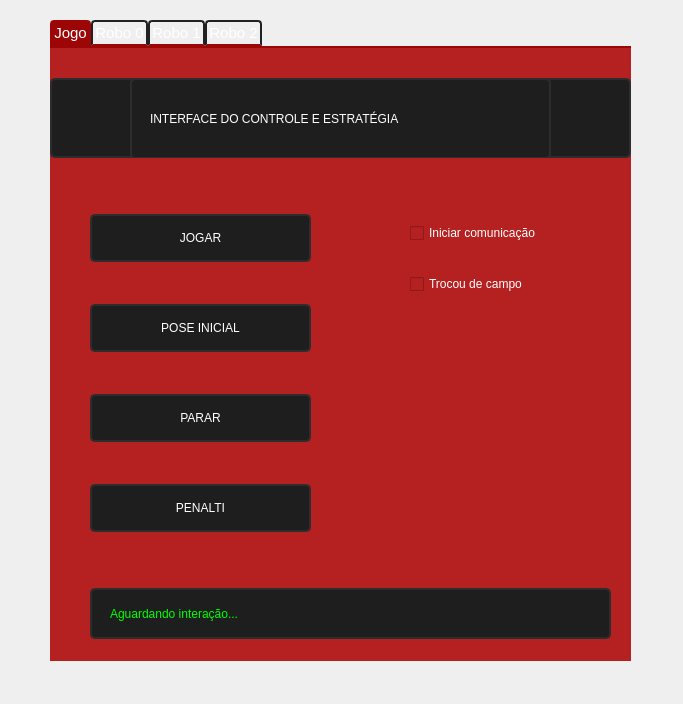
<?xml version="1.0" encoding="UTF-8"?>
<ui version="4.0">
 <class>MainWindow</class>
 <widget class="QMainWindow" name="MainWindow">
  <property name="geometry">
   <rect>
    <x>0</x>
    <y>0</y>
    <width>683</width>
    <height>704</height>
   </rect>
  </property>
  <property name="windowTitle">
   <string>MainWindow</string>
  </property>
  <property name="styleSheet">
   <string notr="true"/>
  </property>
  <widget class="QWidget" name="centralwidget">
   <widget class="QTabWidget" name="tabWidget">
    <property name="geometry">
     <rect>
      <x>50</x>
      <y>20</y>
      <width>581</width>
      <height>641</height>
     </rect>
    </property>
    <property name="font">
     <font>
      <pointsize>11</pointsize>
     </font>
    </property>
    <property name="styleSheet">
     <string notr="true">
QTabWidget::pane { /* The tab widget frame */
    border-top: 2px solid #9c0606;
    position: absolute;
    top: -0.5em;
}

QTabWidget::tab-bar {
    alignment: center;
}

/* Style the tab using the tab sub-control. Note that
    it reads QTabBar _not_ QTabWidget */
QTabBar::tab {
    background: qlineargradient(x1: 0, y1: 0, x2: 0, y2: 1,
                                stop: 0 #212121, stop: 0.4 #2d2d2d,
                                stop: 0.5 #2d2d2d, stop: 1.0 #212121);
    border: 2px solid #212121;
    border-bottom-color: #9c0606; /* same as the pane color */
    border-top-left-radius: 4px;
    border-top-right-radius: 4px;
    min-width: 8ex;
    padding: 2px;
	color: rgb(255, 255, 255);
}

QTabBar::tab:selected, QTabBar::tab:hover {
    background: #9c0606;
    border: 2px solid #9c0606;
}

QTabBar::tab:selected {
    border-color: #9c0606;
    border-bottom-color: #9c0606; /* same as pane color */
}</string>
    </property>
    <property name="tabPosition">
     <enum>QTabWidget::North</enum>
    </property>
    <property name="currentIndex">
     <number>0</number>
    </property>
    <property name="elideMode">
     <enum>Qt::ElideMiddle</enum>
    </property>
    <widget class="QWidget" name="Jogo">
     <property name="styleSheet">
      <string notr="true">background-color:rgb(181, 33, 33);
color:white;</string>
     </property>
     <attribute name="title">
      <string>Jogo</string>
     </attribute>
     <widget class="QWidget" name="gridLayoutWidget_7">
      <property name="geometry">
       <rect>
        <x>40</x>
        <y>130</y>
        <width>221</width>
        <height>391</height>
       </rect>
      </property>
      <layout class="QGridLayout" name="gridLayout_7">
       <item row="3" column="0">
        <widget class="QPushButton" name="btn_Penalti">
         <property name="styleSheet">
          <string notr="true">QPushButton{
border: 2px solid rgb(45,45,45);
border-radius:5px;
padding:15px;
background-color:rgb(30,30,30)

}
QPushButton:hover{
border: 2px solid rgb(255, 28, 28);
}
</string>
         </property>
         <property name="text">
          <string>PENALTI</string>
         </property>
        </widget>
       </item>
       <item row="0" column="0">
        <widget class="QPushButton" name="btn_Jogar">
         <property name="styleSheet">
          <string notr="true">QPushButton{
border: 2px solid rgb(45,45,45);
border-radius:5px;
padding:15px;
background-color:rgb(30,30,30)

}
QPushButton:hover{
border: 2px solid rgb(255, 28, 28);
}
</string>
         </property>
         <property name="text">
          <string>JOGAR</string>
         </property>
        </widget>
       </item>
       <item row="1" column="0">
        <widget class="QPushButton" name="btn_Pose">
         <property name="styleSheet">
          <string notr="true">QPushButton{
border: 2px solid rgb(45,45,45);
border-radius:5px;
padding:15px;
background-color:rgb(30,30,30)

}
QPushButton:hover{
border: 2px solid rgb(255, 28, 28);
}
</string>
         </property>
         <property name="text">
          <string>POSE INICIAL</string>
         </property>
        </widget>
       </item>
       <item row="2" column="0">
        <widget class="QPushButton" name="btn_Parar">
         <property name="styleSheet">
          <string notr="true">QPushButton{
border: 2px solid rgb(45,45,45);
border-radius:5px;
padding:15px;
background-color:rgb(30,30,30)

}
QPushButton:hover{
border: 2px solid rgb(255, 28, 28);
}
</string>
         </property>
         <property name="text">
          <string>PARAR</string>
         </property>
        </widget>
       </item>
      </layout>
     </widget>
     <widget class="QWidget" name="verticalLayoutWidget">
      <property name="geometry">
       <rect>
        <x>360</x>
        <y>150</y>
        <width>160</width>
        <height>121</height>
       </rect>
      </property>
      <layout class="QVBoxLayout" name="verticalLayout">
       <item>
        <widget class="QCheckBox" name="check_Comunicar">
         <property name="text">
          <string>Iniciar comunicação</string>
         </property>
        </widget>
       </item>
       <item>
        <widget class="QCheckBox" name="check_Trocoucampo">
         <property name="text">
          <string>Trocou de campo</string>
         </property>
        </widget>
       </item>
      </layout>
     </widget>
     <widget class="QFrame" name="frame">
      <property name="geometry">
       <rect>
        <x>0</x>
        <y>30</y>
        <width>581</width>
        <height>80</height>
       </rect>
      </property>
      <property name="styleSheet">
       <string notr="true">border: 2px solid rgb(45,45,45);
border-radius:5px;
padding:15px;
background-color:rgb(30,30,30)</string>
      </property>
      <property name="frameShape">
       <enum>QFrame::StyledPanel</enum>
      </property>
      <property name="frameShadow">
       <enum>QFrame::Raised</enum>
      </property>
      <widget class="QLabel" name="label_13">
       <property name="geometry">
        <rect>
         <x>80</x>
         <y>0</y>
         <width>421</width>
         <height>81</height>
        </rect>
       </property>
       <property name="styleSheet">
        <string notr="true">font: 75 14pt &quot;MS Shell Dlg 2&quot;;</string>
       </property>
       <property name="text">
        <string>INTERFACE DO CONTROLE E ESTRATÉGIA</string>
       </property>
      </widget>
     </widget>
     <widget class="QLabel" name="Log">
      <property name="geometry">
       <rect>
        <x>40</x>
        <y>540</y>
        <width>521</width>
        <height>51</height>
       </rect>
      </property>
      <property name="styleSheet">
       <string notr="true">border: 2px solid rgb(45,45,45);
border-radius:5px;
padding:15px;
background-color:rgb(30,30,30);
color: rgb(0, 255, 0);</string>
      </property>
      <property name="text">
       <string>Aguardando interação...</string>
      </property>
     </widget>
    </widget>
    <widget class="QWidget" name="Robo0">
     <property name="styleSheet">
      <string notr="true">background-color:rgb(181, 33, 33);
color:white;</string>
     </property>
     <attribute name="title">
      <string>Robo 0</string>
     </attribute>
     <widget class="QWidget" name="verticalLayoutWidget_6">
      <property name="geometry">
       <rect>
        <x>10</x>
        <y>10</y>
        <width>160</width>
        <height>208</height>
       </rect>
      </property>
      <layout class="QVBoxLayout" name="verticalLayout_6">
       <item>
        <widget class="QLabel" name="label_40">
         <property name="styleSheet">
          <string notr="true">border: 2px solid rgb(45,45,45);
border-radius:5px;
padding:15px;
background-color:rgb(30,30,30);</string>
         </property>
         <property name="text">
          <string>INTERFACE ROBÔ 0</string>
         </property>
        </widget>
       </item>
       <item>
        <widget class="QLabel" name="label_41">
         <property name="styleSheet">
          <string notr="true">border: 2px solid rgb(45,45,45);
border-radius:5px;
padding:15px;
background-color:rgb(30,30,30);</string>
         </property>
         <property name="text">
          <string>Cor: Verde</string>
         </property>
        </widget>
       </item>
       <item>
        <widget class="QLabel" name="label_42">
         <property name="styleSheet">
          <string notr="true">border: 2px solid rgb(45,45,45);
border-radius:5px;
padding:15px;
background-color:rgb(30,30,30);</string>
         </property>
         <property name="text">
          <string>Função:Goleiro</string>
         </property>
        </widget>
       </item>
       <item>
        <widget class="QLabel" name="label_43">
         <property name="styleSheet">
          <string notr="true">border: 2px solid rgb(45,45,45);
border-radius:5px;
padding:15px;
background-color:rgb(30,30,30);</string>
         </property>
         <property name="text">
          <string>Código PIC: @</string>
         </property>
        </widget>
       </item>
      </layout>
     </widget>
     <widget class="QFrame" name="frame_4">
      <property name="geometry">
       <rect>
        <x>380</x>
        <y>10</y>
        <width>191</width>
        <height>61</height>
       </rect>
      </property>
      <property name="styleSheet">
       <string notr="true">border: 2px solid rgb(45,45,45);
border-radius:2px;
background-color:rgb(30,30,30);</string>
      </property>
      <property name="frameShape">
       <enum>QFrame::StyledPanel</enum>
      </property>
      <property name="frameShadow">
       <enum>QFrame::Raised</enum>
      </property>
      <widget class="QProgressBar" name="BAT_R0">
       <property name="geometry">
        <rect>
         <x>40</x>
         <y>30</y>
         <width>118</width>
         <height>23</height>
        </rect>
       </property>
       <property name="styleSheet">
        <string notr="true">
QProgressBar {
    border: 2px solid rgb(45,45,45);
    border-radius: 5px;
    text-align: center;
}

QProgressBar::chunk {
    background-color: #5dfc60;
    width: 20px;
}
	padding:4px;</string>
       </property>
       <property name="value">
        <number>24</number>
       </property>
       <property name="orientation">
        <enum>Qt::Horizontal</enum>
       </property>
       <property name="textDirection">
        <enum>QProgressBar::TopToBottom</enum>
       </property>
      </widget>
      <widget class="QLabel" name="label_14">
       <property name="geometry">
        <rect>
         <x>70</x>
         <y>10</y>
         <width>51</width>
         <height>16</height>
        </rect>
       </property>
       <property name="styleSheet">
        <string notr="true">border: 2px solid rgb(30,30,30);
border-radius:5px;
</string>
       </property>
       <property name="text">
        <string>BATERIA</string>
       </property>
      </widget>
     </widget>
     <widget class="QWidget" name="formLayoutWidget_5">
      <property name="geometry">
       <rect>
        <x>20</x>
        <y>250</y>
        <width>287</width>
        <height>191</height>
       </rect>
      </property>
      <layout class="QFormLayout" name="formLayout_5"/>
     </widget>
     <widget class="QWidget" name="formLayoutWidget_6">
      <property name="geometry">
       <rect>
        <x>310</x>
        <y>250</y>
        <width>255</width>
        <height>191</height>
       </rect>
      </property>
      <layout class="QFormLayout" name="formLayout_6"/>
     </widget>
     <widget class="QWidget" name="gridLayoutWidget_10">
      <property name="geometry">
       <rect>
        <x>80</x>
        <y>460</y>
        <width>231</width>
        <height>131</height>
       </rect>
      </property>
      <layout class="QGridLayout" name="gridLayout_11">
       <item row="0" column="0">
        <widget class="QLabel" name="label_50">
         <property name="styleSheet">
          <string notr="true">border: 2px solid #960303;
border-radius:5px;
padding:15px;
background-color:#9c0606;</string>
         </property>
         <property name="text">
          <string>VELOCIDADE RODA DIREITA</string>
         </property>
        </widget>
       </item>
       <item row="1" column="0">
        <widget class="QLabel" name="label_51">
         <property name="styleSheet">
          <string notr="true">border: 2px solid #960303;
border-radius:5px;
padding:15px;
background-color:#9c0606;</string>
         </property>
         <property name="text">
          <string>VELOCIDADE RODA ESQUERDA</string>
         </property>
        </widget>
       </item>
      </layout>
     </widget>
     <widget class="QWidget" name="gridLayoutWidget_11">
      <property name="geometry">
       <rect>
        <x>330</x>
        <y>460</y>
        <width>171</width>
        <height>131</height>
       </rect>
      </property>
      <layout class="QGridLayout" name="gridLayout_12">
       <item row="2" column="0">
        <widget class="QLCDNumber" name="LCDE_R0">
         <property name="styleSheet">
          <string notr="true">border: 2px solid rgb(45,45,45);
border-radius:5px;
padding:15px;
background-color:rgb(30,30,30);</string>
         </property>
         <property name="frameShape">
          <enum>QFrame::Panel</enum>
         </property>
         <property name="frameShadow">
          <enum>QFrame::Raised</enum>
         </property>
         <property name="smallDecimalPoint">
          <bool>true</bool>
         </property>
         <property name="segmentStyle">
          <enum>QLCDNumber::Flat</enum>
         </property>
        </widget>
       </item>
       <item row="1" column="0">
        <widget class="QLCDNumber" name="LCDD_R0">
         <property name="styleSheet">
          <string notr="true">border: 2px solid rgb(45,45,45);
border-radius:5px;
padding:15px;
background-color:rgb(30,30,30);</string>
         </property>
         <property name="frameShape">
          <enum>QFrame::Panel</enum>
         </property>
         <property name="smallDecimalPoint">
          <bool>true</bool>
         </property>
         <property name="segmentStyle">
          <enum>QLCDNumber::Flat</enum>
         </property>
        </widget>
       </item>
      </layout>
     </widget>
    </widget>
    <widget class="QWidget" name="Robo2">
     <property name="styleSheet">
      <string notr="true">background-color:rgb(181, 33, 33);
color:white;</string>
     </property>
     <attribute name="title">
      <string>Robo 1</string>
     </attribute>
     <widget class="QWidget" name="verticalLayoutWidget_5">
      <property name="geometry">
       <rect>
        <x>10</x>
        <y>10</y>
        <width>160</width>
        <height>208</height>
       </rect>
      </property>
      <layout class="QVBoxLayout" name="verticalLayout_5">
       <item>
        <widget class="QLabel" name="label_17">
         <property name="styleSheet">
          <string notr="true">border: 2px solid rgb(45,45,45);
border-radius:5px;
padding:15px;
background-color:rgb(30,30,30);</string>
         </property>
         <property name="text">
          <string>INTERFACE ROBÔ 1</string>
         </property>
        </widget>
       </item>
       <item>
        <widget class="QLabel" name="label_29">
         <property name="styleSheet">
          <string notr="true">border: 2px solid rgb(45,45,45);
border-radius:5px;
padding:15px;
background-color:rgb(30,30,30);</string>
         </property>
         <property name="text">
          <string>Cor: Vermelho</string>
         </property>
        </widget>
       </item>
       <item>
        <widget class="QLabel" name="label_30">
         <property name="styleSheet">
          <string notr="true">border: 2px solid rgb(45,45,45);
border-radius:5px;
padding:15px;
background-color:rgb(30,30,30);</string>
         </property>
         <property name="text">
          <string>Função:Zagueiro</string>
         </property>
        </widget>
       </item>
       <item>
        <widget class="QLabel" name="label_31">
         <property name="styleSheet">
          <string notr="true">border: 2px solid rgb(45,45,45);
border-radius:5px;
padding:15px;
background-color:rgb(30,30,30);</string>
         </property>
         <property name="text">
          <string>Código PIC: &amp;</string>
         </property>
        </widget>
       </item>
      </layout>
     </widget>
     <widget class="QFrame" name="frame_3">
      <property name="geometry">
       <rect>
        <x>380</x>
        <y>10</y>
        <width>191</width>
        <height>61</height>
       </rect>
      </property>
      <property name="styleSheet">
       <string notr="true">border: 2px solid rgb(45,45,45);
border-radius:2px;
background-color:rgb(30,30,30);</string>
      </property>
      <property name="frameShape">
       <enum>QFrame::StyledPanel</enum>
      </property>
      <property name="frameShadow">
       <enum>QFrame::Raised</enum>
      </property>
      <widget class="QProgressBar" name="BAT_R1">
       <property name="geometry">
        <rect>
         <x>40</x>
         <y>30</y>
         <width>118</width>
         <height>23</height>
        </rect>
       </property>
       <property name="styleSheet">
        <string notr="true">
QProgressBar {
    border: 2px solid rgb(45,45,45);
    border-radius: 5px;
    text-align: center;
}

QProgressBar::chunk {
    background-color: #f03535;
    width: 20px;
}
	padding:4px;</string>
       </property>
       <property name="value">
        <number>24</number>
       </property>
       <property name="orientation">
        <enum>Qt::Horizontal</enum>
       </property>
       <property name="textDirection">
        <enum>QProgressBar::TopToBottom</enum>
       </property>
      </widget>
      <widget class="QLabel" name="label_11">
       <property name="geometry">
        <rect>
         <x>70</x>
         <y>10</y>
         <width>51</width>
         <height>16</height>
        </rect>
       </property>
       <property name="styleSheet">
        <string notr="true">border: 2px solid rgb(30,30,30);
border-radius:5px;
</string>
       </property>
       <property name="text">
        <string>BATERIA</string>
       </property>
      </widget>
     </widget>
     <widget class="QWidget" name="formLayoutWidget_3">
      <property name="geometry">
       <rect>
        <x>20</x>
        <y>250</y>
        <width>287</width>
        <height>191</height>
       </rect>
      </property>
      <layout class="QFormLayout" name="formLayout_3"/>
     </widget>
     <widget class="QWidget" name="formLayoutWidget_4">
      <property name="geometry">
       <rect>
        <x>310</x>
        <y>250</y>
        <width>255</width>
        <height>217</height>
       </rect>
      </property>
      <layout class="QFormLayout" name="formLayout_4"/>
     </widget>
     <widget class="QWidget" name="gridLayoutWidget_8">
      <property name="geometry">
       <rect>
        <x>80</x>
        <y>460</y>
        <width>231</width>
        <height>131</height>
       </rect>
      </property>
      <layout class="QGridLayout" name="gridLayout_9">
       <item row="0" column="0">
        <widget class="QLabel" name="label_38">
         <property name="styleSheet">
          <string notr="true">border: 2px solid #960303;
border-radius:5px;
padding:15px;
background-color:#9c0606;</string>
         </property>
         <property name="text">
          <string>VELOCIDADE RODA DIREITA</string>
         </property>
        </widget>
       </item>
       <item row="1" column="0">
        <widget class="QLabel" name="label_39">
         <property name="styleSheet">
          <string notr="true">border: 2px solid #960303;
border-radius:5px;
padding:15px;
background-color:#9c0606;</string>
         </property>
         <property name="text">
          <string>VELOCIDADE RODA ESQUERDA</string>
         </property>
        </widget>
       </item>
      </layout>
     </widget>
     <widget class="QWidget" name="gridLayoutWidget_9">
      <property name="geometry">
       <rect>
        <x>330</x>
        <y>460</y>
        <width>171</width>
        <height>131</height>
       </rect>
      </property>
      <layout class="QGridLayout" name="gridLayout_10">
       <item row="2" column="0">
        <widget class="QLCDNumber" name="LCDE_R1">
         <property name="styleSheet">
          <string notr="true">border: 2px solid rgb(45,45,45);
border-radius:5px;
padding:15px;
background-color:rgb(30,30,30);</string>
         </property>
         <property name="frameShape">
          <enum>QFrame::Panel</enum>
         </property>
         <property name="frameShadow">
          <enum>QFrame::Raised</enum>
         </property>
         <property name="smallDecimalPoint">
          <bool>true</bool>
         </property>
         <property name="segmentStyle">
          <enum>QLCDNumber::Flat</enum>
         </property>
        </widget>
       </item>
       <item row="1" column="0">
        <widget class="QLCDNumber" name="LCDD_R1">
         <property name="styleSheet">
          <string notr="true">border: 2px solid rgb(45,45,45);
border-radius:5px;
padding:15px;
background-color:rgb(30,30,30);</string>
         </property>
         <property name="frameShape">
          <enum>QFrame::Panel</enum>
         </property>
         <property name="smallDecimalPoint">
          <bool>true</bool>
         </property>
         <property name="segmentStyle">
          <enum>QLCDNumber::Flat</enum>
         </property>
        </widget>
       </item>
      </layout>
     </widget>
    </widget>
    <widget class="QWidget" name="Robo3">
     <property name="styleSheet">
      <string notr="true">background-color:rgb(181, 33, 33);
color:white;</string>
     </property>
     <attribute name="title">
      <string>Robo 2</string>
     </attribute>
     <widget class="QWidget" name="gridLayoutWidget_5">
      <property name="geometry">
       <rect>
        <x>330</x>
        <y>460</y>
        <width>171</width>
        <height>131</height>
       </rect>
      </property>
      <layout class="QGridLayout" name="gridLayout_5">
       <item row="2" column="0">
        <widget class="QLCDNumber" name="LCDE_R2">
         <property name="styleSheet">
          <string notr="true">border: 2px solid rgb(45,45,45);
border-radius:5px;
padding:15px;
background-color:rgb(30,30,30);</string>
         </property>
         <property name="frameShape">
          <enum>QFrame::Panel</enum>
         </property>
         <property name="frameShadow">
          <enum>QFrame::Raised</enum>
         </property>
         <property name="smallDecimalPoint">
          <bool>true</bool>
         </property>
         <property name="segmentStyle">
          <enum>QLCDNumber::Flat</enum>
         </property>
        </widget>
       </item>
       <item row="1" column="0">
        <widget class="QLCDNumber" name="LCDD_R2">
         <property name="styleSheet">
          <string notr="true">border: 2px solid rgb(45,45,45);
border-radius:5px;
padding:15px;
background-color:rgb(30,30,30);</string>
         </property>
         <property name="frameShape">
          <enum>QFrame::Panel</enum>
         </property>
         <property name="smallDecimalPoint">
          <bool>true</bool>
         </property>
         <property name="segmentStyle">
          <enum>QLCDNumber::Flat</enum>
         </property>
        </widget>
       </item>
      </layout>
     </widget>
     <widget class="QWidget" name="gridLayoutWidget_6">
      <property name="geometry">
       <rect>
        <x>80</x>
        <y>460</y>
        <width>231</width>
        <height>131</height>
       </rect>
      </property>
      <layout class="QGridLayout" name="gridLayout_6">
       <item row="0" column="0">
        <widget class="QLabel" name="label_7">
         <property name="styleSheet">
          <string notr="true">border: 2px solid #960303;
border-radius:5px;
padding:15px;
background-color:#9c0606;</string>
         </property>
         <property name="text">
          <string>VELOCIDADE RODA DIREITA</string>
         </property>
        </widget>
       </item>
       <item row="1" column="0">
        <widget class="QLabel" name="label_8">
         <property name="styleSheet">
          <string notr="true">border: 2px solid #960303;
border-radius:5px;
padding:15px;
background-color:#9c0606;</string>
         </property>
         <property name="text">
          <string>VELOCIDADE RODA ESQUERDA</string>
         </property>
        </widget>
       </item>
      </layout>
     </widget>
     <widget class="QWidget" name="formLayoutWidget">
      <property name="geometry">
       <rect>
        <x>20</x>
        <y>250</y>
        <width>287</width>
        <height>191</height>
       </rect>
      </property>
      <layout class="QFormLayout" name="formLayout"/>
     </widget>
     <widget class="QWidget" name="formLayoutWidget_2">
      <property name="geometry">
       <rect>
        <x>310</x>
        <y>250</y>
        <width>255</width>
        <height>191</height>
       </rect>
      </property>
      <layout class="QFormLayout" name="formLayout_2"/>
     </widget>
     <widget class="QWidget" name="verticalLayoutWidget_4">
      <property name="geometry">
       <rect>
        <x>10</x>
        <y>10</y>
        <width>160</width>
        <height>208</height>
       </rect>
      </property>
      <layout class="QVBoxLayout" name="verticalLayout_4">
       <item>
        <widget class="QLabel" name="label_12">
         <property name="styleSheet">
          <string notr="true">border: 2px solid rgb(45,45,45);
border-radius:5px;
padding:15px;
background-color:rgb(30,30,30);</string>
         </property>
         <property name="text">
          <string>INTERFACE ROBÔ 2</string>
         </property>
        </widget>
       </item>
       <item>
        <widget class="QLabel" name="label_20">
         <property name="styleSheet">
          <string notr="true">border: 2px solid rgb(45,45,45);
border-radius:5px;
padding:15px;
background-color:rgb(30,30,30);</string>
         </property>
         <property name="text">
          <string>Cor: Rosa</string>
         </property>
        </widget>
       </item>
       <item>
        <widget class="QLabel" name="label_21">
         <property name="styleSheet">
          <string notr="true">border: 2px solid rgb(45,45,45);
border-radius:5px;
padding:15px;
background-color:rgb(30,30,30);</string>
         </property>
         <property name="text">
          <string>Função:Atacante</string>
         </property>
        </widget>
       </item>
       <item>
        <widget class="QLabel" name="label_22">
         <property name="styleSheet">
          <string notr="true">border: 2px solid rgb(45,45,45);
border-radius:5px;
padding:15px;
background-color:rgb(30,30,30);</string>
         </property>
         <property name="text">
          <string>Código PIC: !</string>
         </property>
        </widget>
       </item>
      </layout>
     </widget>
     <widget class="QFrame" name="frame_2">
      <property name="geometry">
       <rect>
        <x>380</x>
        <y>10</y>
        <width>191</width>
        <height>61</height>
       </rect>
      </property>
      <property name="styleSheet">
       <string notr="true">border: 2px solid rgb(45,45,45);
border-radius:2px;
background-color:rgb(30,30,30);</string>
      </property>
      <property name="frameShape">
       <enum>QFrame::StyledPanel</enum>
      </property>
      <property name="frameShadow">
       <enum>QFrame::Raised</enum>
      </property>
      <widget class="QProgressBar" name="BAT_R2">
       <property name="geometry">
        <rect>
         <x>40</x>
         <y>30</y>
         <width>118</width>
         <height>23</height>
        </rect>
       </property>
       <property name="styleSheet">
        <string notr="true">
QProgressBar {
    border: 2px solid rgb(45,45,45);
    border-radius: 5px;
    text-align: center;
}

QProgressBar::chunk {
    background-color: #f542e9;
    width: 20px;
}
	padding:4px;</string>
       </property>
       <property name="value">
        <number>24</number>
       </property>
       <property name="orientation">
        <enum>Qt::Horizontal</enum>
       </property>
       <property name="textDirection">
        <enum>QProgressBar::TopToBottom</enum>
       </property>
      </widget>
      <widget class="QLabel" name="label_9">
       <property name="geometry">
        <rect>
         <x>70</x>
         <y>10</y>
         <width>51</width>
         <height>16</height>
        </rect>
       </property>
       <property name="styleSheet">
        <string notr="true">border: 2px solid rgb(30,30,30);
border-radius:5px;
</string>
       </property>
       <property name="text">
        <string>BATERIA</string>
       </property>
      </widget>
     </widget>
    </widget>
   </widget>
  </widget>
 </widget>
 <resources/>
 <connections/>
</ui>
